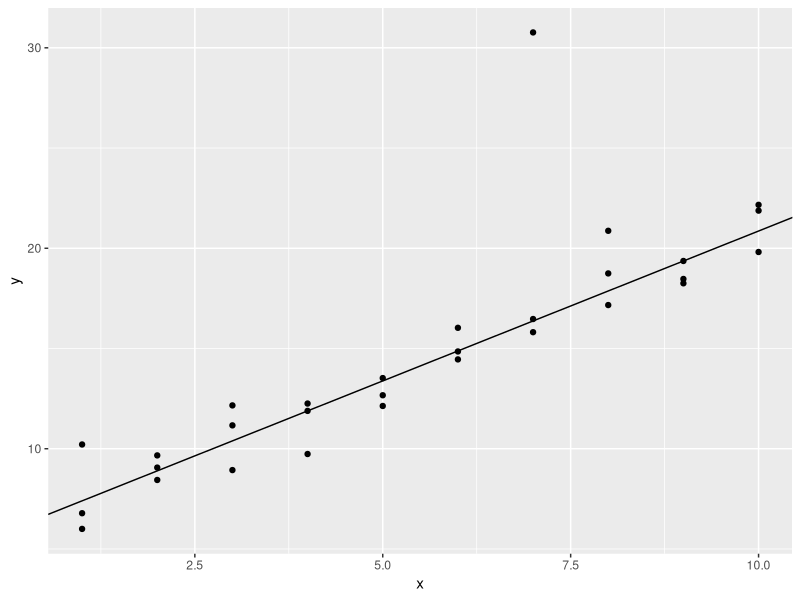

Write R code to recreate this figure.
## ---- chunk 1
knitr::opts_chunk$set(echo = TRUE)
library(tidyverse)
## ---- chunk 2
sim1a <- tibble(
  x = rep(1:10, each = 3),
  y = x * 1.5 + 6 + rt(length(x), df = 2)
)
## ---- chunk 3
measure_distance <- function(mod, data) {
  diff <- data$y - model1(mod, data)
  mean(abs(diff))
}
model1<-function(a,data){  # the calculated y
  a[1]+data$x*a[2]
}
## ---- chunk 4
best<-optim(c(0,0),measure_distance,data=sim1a) # pick out the best one
best$par
p<-ggplot(sim1a,aes(x,y))+geom_point()
p+geom_abline(intercept = best$par[1],slope = best$par[2])
